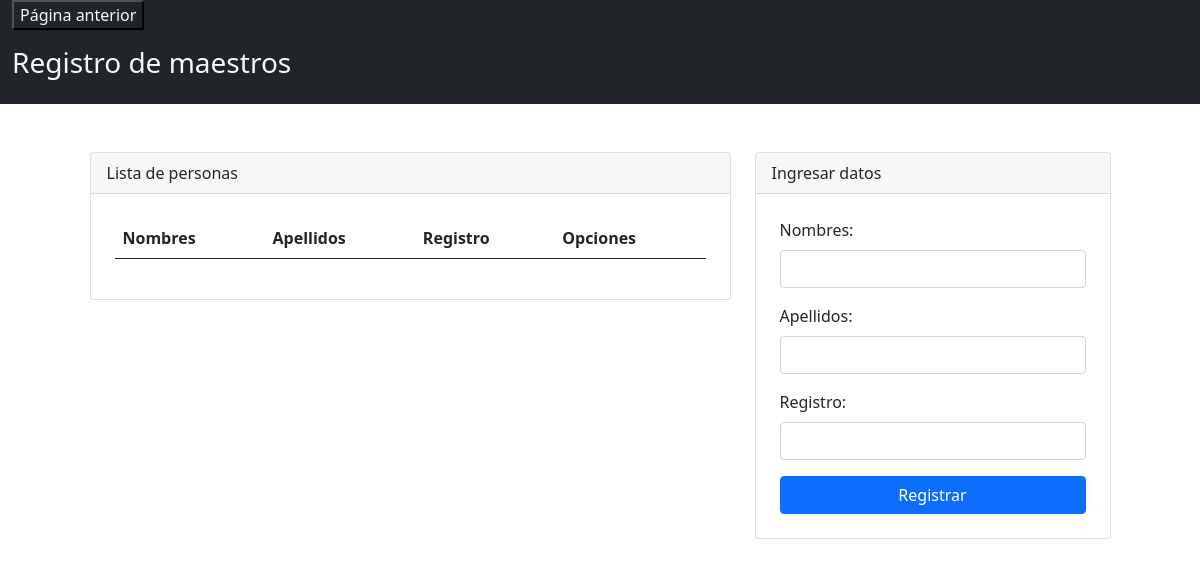
Page /admin/maestros/maestros.php on the earlier database version.
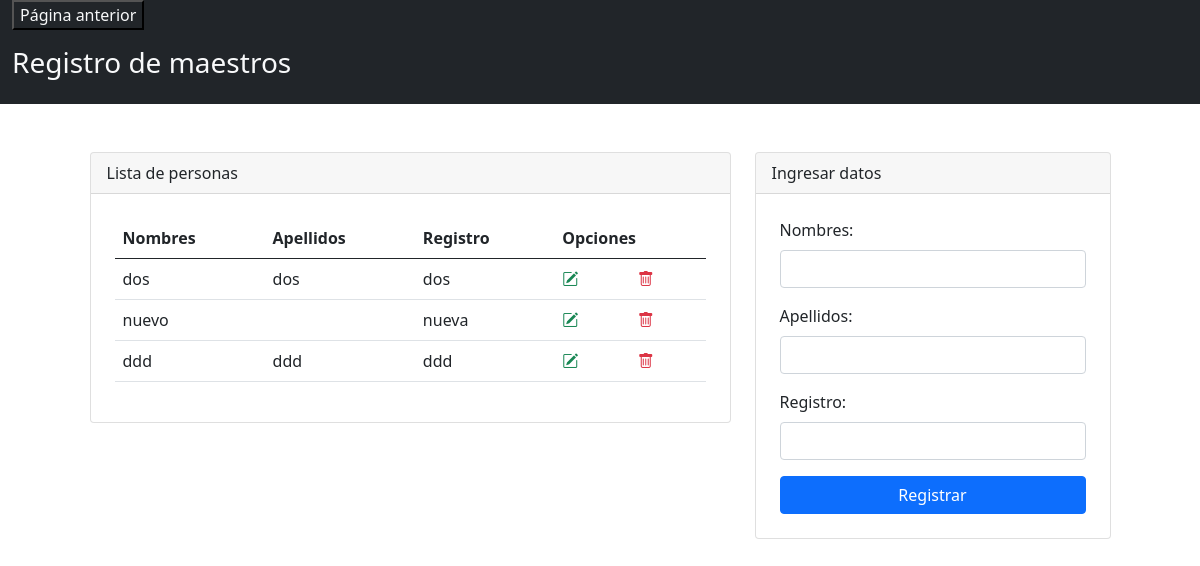
Same page on the later database version.
### tables this page shows
CREATE TABLE `user` (
  `id` int(11) NOT NULL,
  `user` varchar(100) NOT NULL,
  `password` varchar(200) NOT NULL,
  `nombre` varchar(200) NOT NULL,
  `apellidos` varchar(200) NOT NULL,
  `registro` varchar(100) NOT NULL,
  `tipo` varchar(100) NOT NULL,
  `grado` int(11) DEFAULT NULL,
  `activo` int(11) NOT NULL
);

### admin/maestros/maestros.php (the view, shortened to what this page needs)
<?php
    include("../../config/db.php");
    ?>
<!DOCTYPE html>
<html lang="es">
<head>
    <link rel="stylesheet" href="https://cdn.jsdelivr.net/npm/bootstrap@5.0.2/dist/css/bootstrap.min.css">
    <link rel="stylesheet" href="https://cdn.jsdelivr.net/npm/bootstrap-icons@1.5.0/font/bootstrap-icons.css">
</head>
<body>
    <?php
    $query = "SELECT * FROM user WHERE tipo='maestro' and activo='1'";
    $maestros = mysqli_query($connection, $query);
    ?>
<div class="container-fluid  text-light bg-dark">
    <div>
    <td>
<a href="../dashboard.php" ><input type="button" class="text-light bg-dark" value="Página anterior"></a>
    </div>
    <div class = "row">
            <div class="col-md">
                <header class="py-3">
                    <h3>Registro de maestros</h3>
                </header>
            </div>
    </div>
</div>
<div class="container mt-5">
    <div class="row justify-content-center">
        <div class="col-md-7">
            <div class="card">
                <div class="card-header">
                    Lista de personas
                </div>
                <div class="p-4">
                    <table class="table align-middle">
                        <thead>
                            <tr>
                                <th scope="col">Nombres</th>
                                <th scope="col">Apellidos</th>
                                <th scope="col">Registro</th>
                                <th scope="col" colspan="2">Opciones</th>
                            </tr>
                        </thead>
                        <tbody>
                        <?php
                                foreach ($maestros as $dato) {
                            ?>
                            <tr>
                                <td><?php echo $dato['nombre']; ?></td>
                                <td><?php echo $dato['apellidos']; ?></td>
                                <td><?php echo $dato['registro']; ?></td>
                                <td><a class="text-success" href="editar.php?codigo=<?php echo $dato['id']; ?>"><i class="bi bi-pencil-square"></i></a></td>
                                <td><a class="text-danger" href="./delete.php?id=<?php echo $dato['id']; ?>"><i class="bi bi-trash"></i></a></td>
                            </tr>
                            <?php
                                }
                            ?>
                        </tbody>
                    </table>
                </div>
            </div>
        </div>
        <div class="col-md-4">
            <div class="card">
                <div class="card-header">
                    Ingresar datos
                </div>
                <form class="p-4" method="POST" action="registrar.php">
                    <div class="mb-3">
                        <label class="form-label">Nombres: </label>
                        <input type="text" class="form-control" name="txtNombre" autofocus required>
                    </div>
                    <div class="mb-3">
                        <label class="form-label">Apellidos: </label>
                        <input type="text" class="form-control" name="txtApellidos" autofocus required>
                    </div>
                    <div class="mb-3">
                        <label class="form-label">Registro: </label>
                        <input type="text" class="form-control" name="txtRegistro" autofocus required>
                    </div>
                    <div class="d-grid">
                        <input type="submit" class="btn btn-primary" value="Registrar">
                    </div>
                </form>
            </div>
        </div>
    </div>
</div>
</body>
</html>

Differences in the rows shown:
added user: nombre "dos", apellidos "dos", registro "dos"
added user: nombre "nuevo", registro "nueva"
added user: nombre "ddd", apellidos "ddd", registro "ddd"
